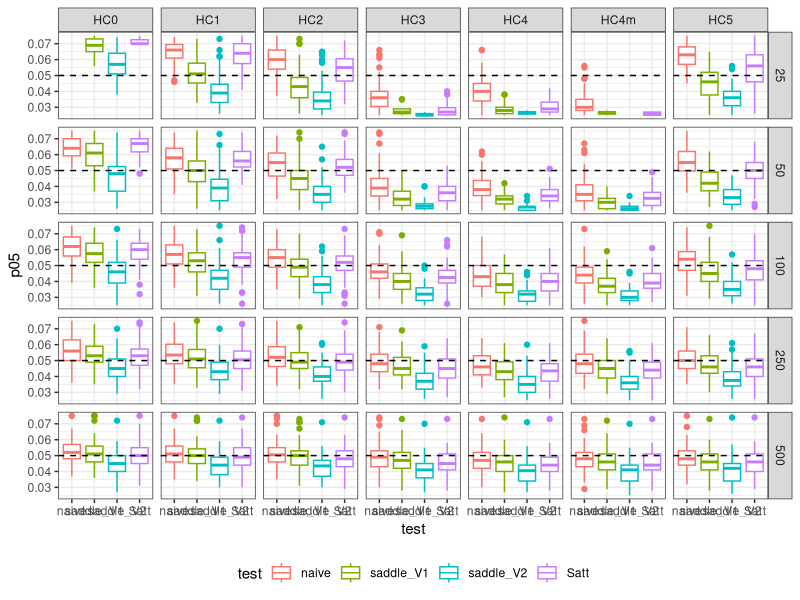
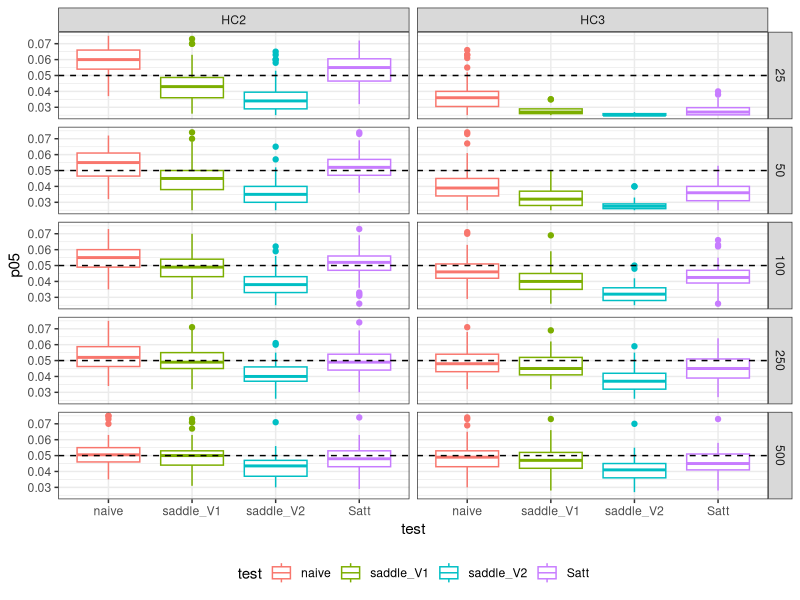
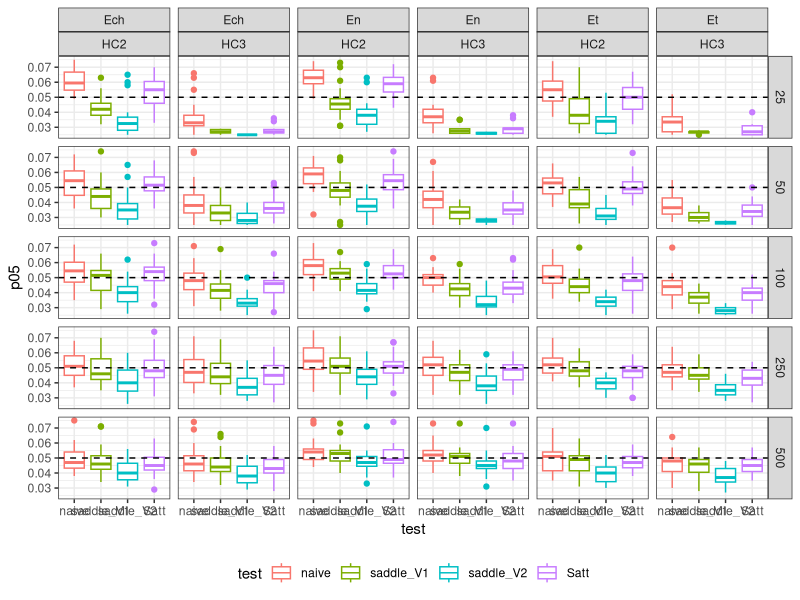
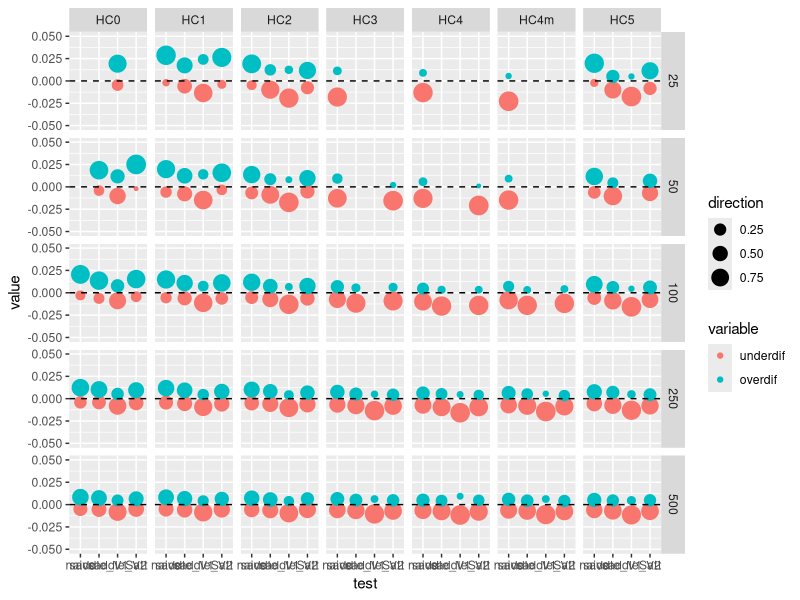
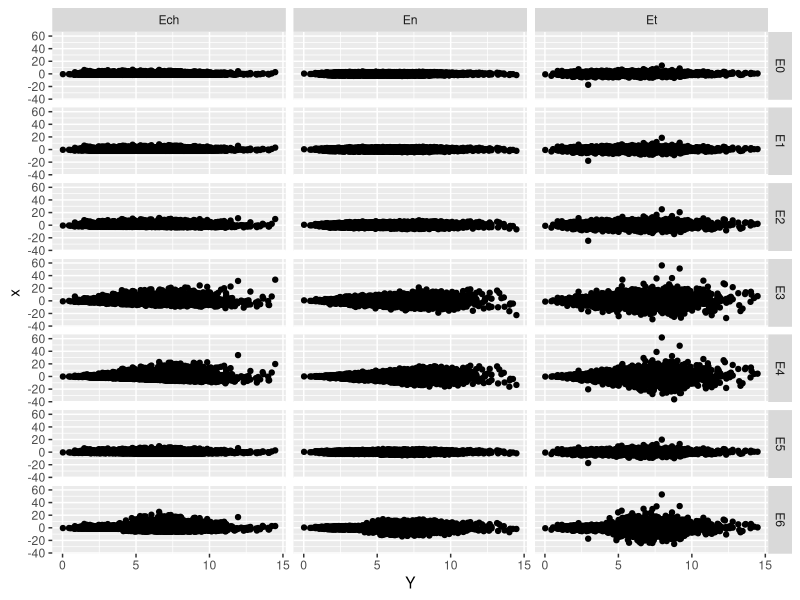
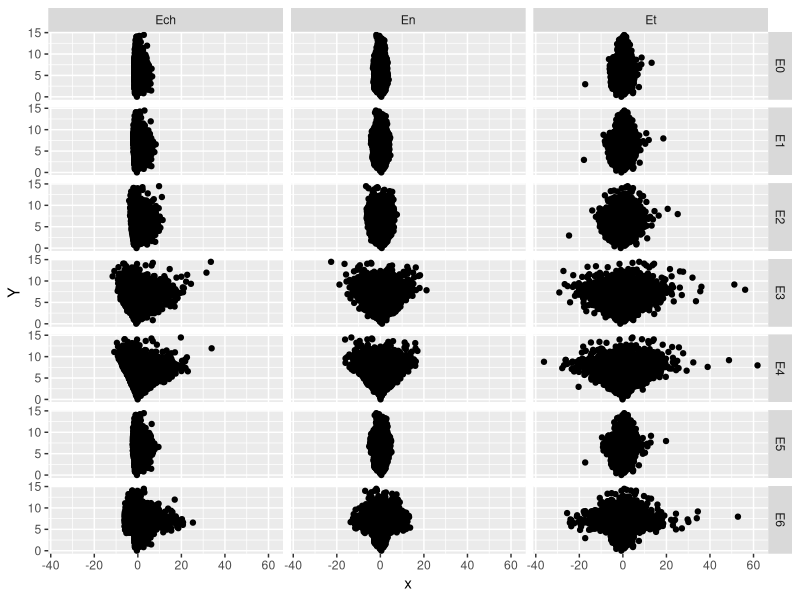
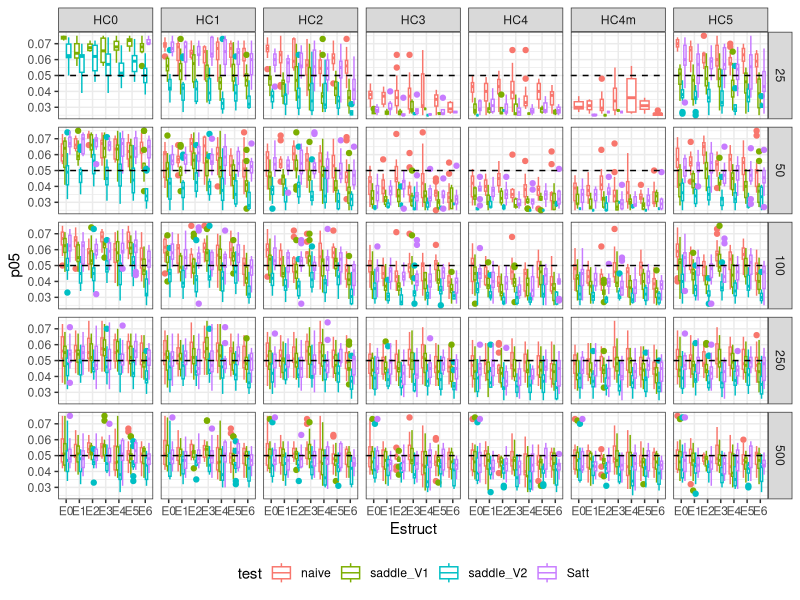
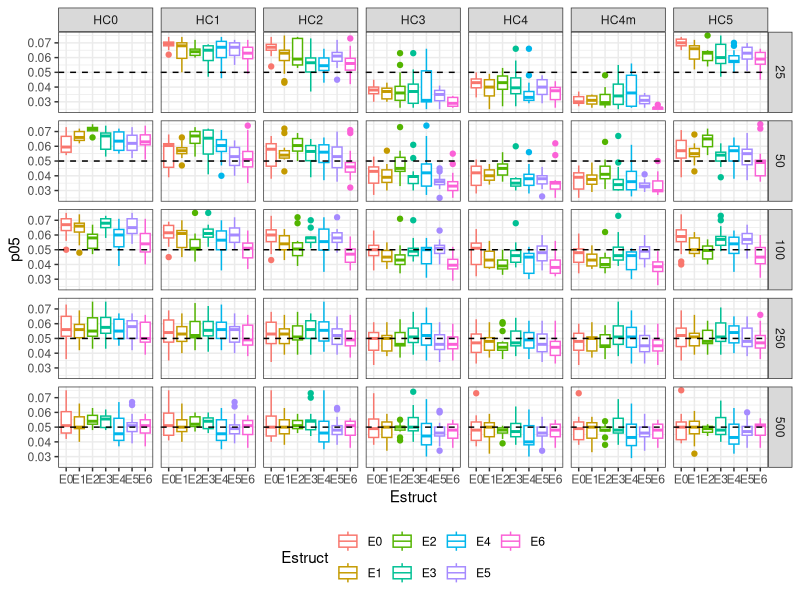

Here is the R script that generated these plots, in order:
## ---- chunk 1
library(plyr)
library(dplyr)
library(ggplot2)
library(reshape2)

rm(list = ls())


results <- rbind(read.csv("20150805A.csv"),
                 read.csv("20150805B.csv"),
                 read.csv("20150805C.csv"))

#results <- rbind(read.csv("Results/20150805A.csv"),
#                 read.csv("Results/20150805B.csv"),
#                 read.csv("Results/20150805C.csv"))

## ---- chunk 2



filter(results, criterion == "size") %>%
  select(n, Estruct, Edist, HC, coef, test, p05) %>%
  ggplot(aes(y = p05,
             x = test,
             color = test)) +
  geom_boxplot() +
  facet_grid(n ~ HC) +
  ylim(.025, .075) + 
  geom_hline(aes(yintercept = .05), linetype = "dashed") +
  theme_bw() + theme(legend.position = "bottom")


## ---- chunk 3
filter(results, criterion == "size", HC == "HC2" | HC == "HC3") %>%
  select(n, Estruct, Edist, HC, coef, test, p05) %>%
  ggplot(aes(y = p05,
             x = test,
             color = test)) +
  geom_boxplot() +
  facet_grid(n ~ HC) +
  ylim(.025, .075) + 
  geom_hline(aes(yintercept = .05), linetype = "dashed") +
  theme_bw() + theme(legend.position = "bottom")

## ---- chunk 4

filter(results, criterion == "size", HC == "HC2" | HC == "HC3") %>%
  select(n, Estruct, Edist, HC, coef, test, p05) %>%
  ggplot(aes(y = p05,
             x = test,
             color = test)) +
  geom_boxplot() +
  facet_grid(n ~ Edist * HC) +
  ylim(.025, .075) + 
  geom_hline(aes(yintercept = .05), linetype = "dashed") +
  theme_bw() + theme(legend.position = "bottom")


## ---- chunk 5

results2 <- filter(results, criterion == "size") %>%
  select(n, Estruct, Edist, HC, coef, test, p05) %>%
  mutate(under = ifelse(p05 <= .05, T, F), 
         underdif = ifelse(under, p05 - .05, NA),
         overdif = ifelse(!under, p05 - .05, NA))

merge(aggregate(under ~ HC * test * n, results2, mean),
      aggregate(underdif ~ HC * test * n, results2, mean),
      by = c("HC", "test", "n")) ->
  stats

stats <- merge(stats, 
               aggregate(overdif ~ HC * test * n, results2, mean),
               by = c("HC", "test", "n"))

melt(stats, id.vars = c("HC", "test", "n", "under")) %>%
  mutate(direction = ifelse(value < 0, under, 1 - under)) %>%
  ggplot(aes(x = test,
             y = value,
             color = variable,
             size = direction)) +
  geom_point() +
  facet_grid(n ~ HC)  + 
  geom_hline(aes(yintercept = 0), linetype = "dashed")  +
  ylim(-.05, .05)

## ---- chunk 6
edm <- function() {
  
  # Distributions used in generating data
  b1 <- runif(10000, 0, 1)
  b2 <- rnorm(10000, 0, 1)
  b3 <- rchisq(10000, 1)
  b4 <- rnorm(10000, 0, 1)
  b5 <- runif(10000, 0, 1)
  
  # Four independant variables based on distributions
  x0 <- 1
  x1 <- 1 + b1
  x2 <- 3 * b1 + .6 * b2
  x3 <- 2 * b1 + .6 * b3
  x4 <- .1 * x1 + .9 * x3 - .8 * b4 + 4 * b5
  x2[x2 < -2.5] <- -2.5
  x4[x4 < -2.5] <- -2.5
  
  # One dummy variable created by splitting x2
  xD <- ifelse(x2 > 1.6, 1, 0)
  
  # Three types of homoscedastistic error distributions:
  
  En = rnorm(10000, 0, 1)
  Ech = (rchisq(10000, 5) - 5) / sqrt(10)
  Et = rt(10000, 5)

  # Seven types of error structures
  
  E0 = 1
  E1 = sqrt(x1)
  E2 = sqrt(x3 + 1.6)
  E3 = sqrt(x3) * sqrt(x4 + 2.5)
  E4 = sqrt(x1) * sqrt(x2 + 2.5) * sqrt(x3)
  E5 = ifelse(xD == 1, 1.5, 1)
  E6 = ifelse(xD == 1, 4, 1)
  
  X <- cbind(x0, x1, x2, x3, x4, xD)
  
  B = c(1, 1, 1, 1, 0, 0)
  
  Y <- as.vector(X %*% B)
  
  ESs <- cbind(E0, E1, E2, E3, E4, E5, E6)
  
  EnES <- data.frame(dist = "En", Y = Y, En * ESs)
  EchES <- data.frame(dist = "Ech", Y = Y, Ech * ESs)
  EtES <- data.frame(dist = "Et", Y = Y, Et * ESs)

  EDESs <- rbind(En = EnES, Ech = EchES, Et = EtES)
  


 
  return(EDESs)
}

EDists <-  edm()

backup <- EDists
EDists <- backup

EDists <-  melt(EDists, id.vars = c("dist", "Y"), variable.name = "EStructs", value.name = "x")

ggplot(EDists, aes(x = Y,
                   y = x)) +
  geom_point() +
  facet_grid(EStructs ~ dist)

ggplot(EDists, aes(x = x,
                   y = Y)) +
  geom_point() +
  facet_grid(EStructs ~ dist)

## ---- chunk 7

filter(results, criterion == "size") %>%
  select(n, Estruct, Edist, HC, coef, p05, test) %>%
  ggplot(aes(x = Estruct,
             y = p05,
             color = test)) +
  geom_boxplot() +
  facet_grid(n ~ HC) +
  geom_hline(aes(yintercept = .05), linetype = "dashed")  +
  ylim(.025, .075) +
  theme_bw() + theme(legend.position = "bottom")

## ---- chunk 8

filter(results, test == "naive", criterion == "size") %>%
  select(n, Estruct, Edist, HC, coef, p05) %>%
  ggplot(aes(x = Estruct,
             y = p05,
             color = Estruct)) +
  geom_boxplot() +
  facet_grid(n ~ HC) +
  geom_hline(aes(yintercept = .05), linetype = "dashed")  +
  ylim(.025, .075) +
  theme_bw() + theme(legend.position = "bottom")

## ---- chunk 9

filter(results, test == "saddle_V1", criterion == "size") %>%
  select(n, Estruct, Edist, HC, coef, p05) %>%
  ggplot(aes(x = Estruct,
             y = p05,
             color = Estruct)) +
  geom_boxplot() +
  facet_grid(n ~ HC) +
  geom_hline(aes(yintercept = .05), linetype = "dashed")  +
  ylim(.025, .075) +
  theme_bw() + theme(legend.position = "bottom")

## ---- chunk 10

filter(results, test == "saddle_V2", criterion == "size") %>%
  select(n, Estruct, Edist, HC, coef, p05) %>%
  ggplot(aes(x = Estruct,
             y = p05,
             color = Estruct)) +
  geom_boxplot() +
  facet_grid(n ~ HC) +
  geom_hline(aes(yintercept = .05), linetype = "dashed")  +
  ylim(.025, .075) +
  theme_bw() + theme(legend.position = "bottom")

## ---- chunk 11

filter(results, test == "Satt", criterion == "size") %>%
  select(n, Estruct, Edist, HC, coef, p05) %>%
  ggplot(aes(x = Estruct,
             y = p05,
             color = Estruct)) +
  geom_boxplot() +
  facet_grid(n ~ HC) +
  geom_hline(aes(yintercept = .05), linetype = "dashed")  +
  ylim(.025, .075) +
  theme_bw() + theme(legend.position = "bottom")

## ---- chunk 12

filter(results, test == "naive", criterion == "size") %>%
  select(n, Estruct, Edist, HC, coef, p05) %>%
  ggplot(aes(x = HC,
             y = p05,
             color = HC)) +
  geom_boxplot() +
  facet_grid(n ~ Estruct) +
  geom_hline(aes(yintercept = .05), linetype = "dashed")  +
  ylim(.025, .075) +
  theme_bw() + theme(legend.position = "bottom")

## ---- chunk 13

filter(results, test == "saddle_V1", criterion == "size") %>%
  select(n, Estruct, Edist, HC, coef, p05) %>%
  ggplot(aes(x = HC,
             y = p05,
             color = HC)) +
  geom_boxplot() +
  facet_grid(n ~ Estruct) +
  geom_hline(aes(yintercept = .05), linetype = "dashed")  +
  ylim(.025, .075) +
  theme_bw() + theme(legend.position = "bottom")

## ---- chunk 14

filter(results, test == "saddle_V2", criterion == "size") %>%
  select(n, Estruct, Edist, HC, coef, p05) %>%
  ggplot(aes(x = HC,
             y = p05,
             color = HC)) +
  geom_boxplot() +
  facet_grid(n ~ Estruct) +
  geom_hline(aes(yintercept = .05), linetype = "dashed")  +
  ylim(.025, .075) +
  theme_bw() + theme(legend.position = "bottom")

## ---- chunk 15

filter(results, test == "Satt", criterion == "size") %>%
  select(n, Estruct, Edist, HC, coef, p05) %>%
  ggplot(aes(x = HC,
             y = p05,
             color = HC)) +
  geom_boxplot() +
  facet_grid(n ~ Estruct) +
  geom_hline(aes(yintercept = .05), linetype = "dashed")  +
  ylim(.025, .075) +
  theme_bw() + theme(legend.position = "bottom")

